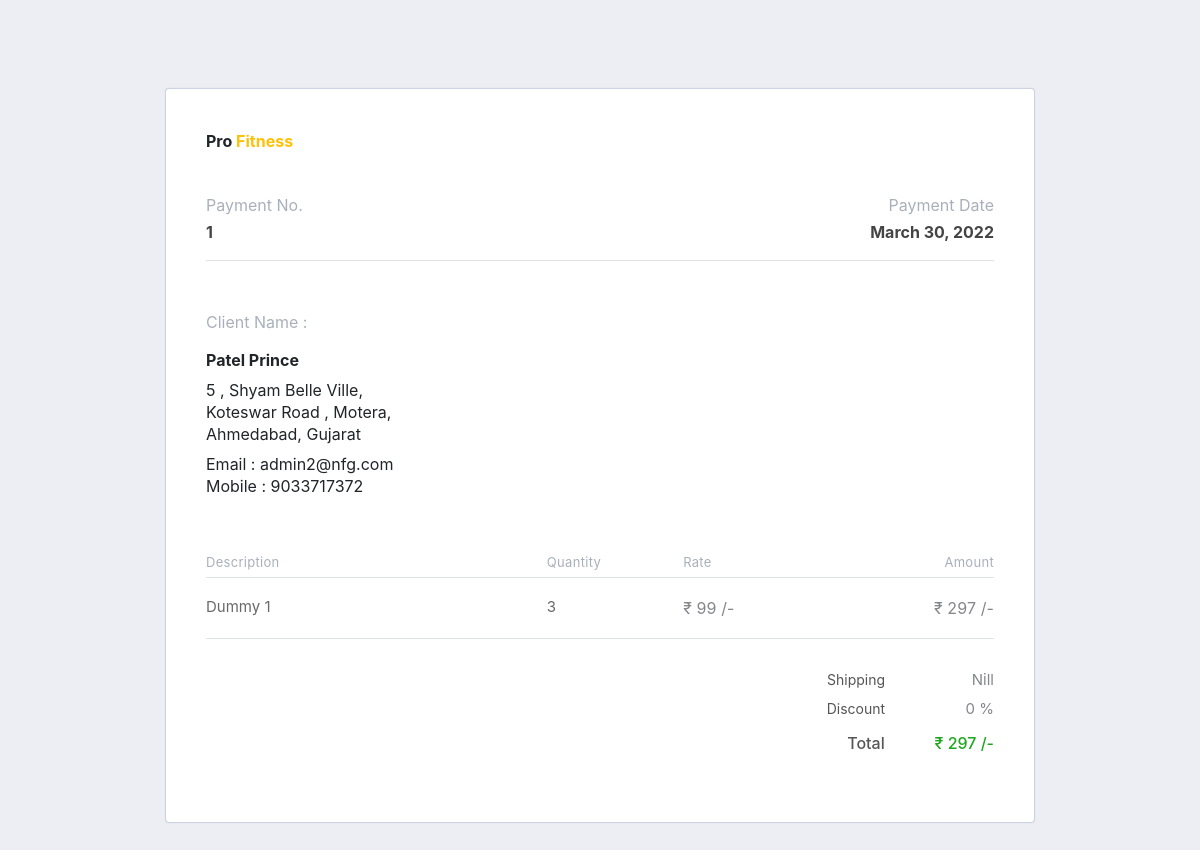
The app's page /view_bill/1 with its own data.
### fitness/models.py (models this page shows, shortened)
class Order(models.Model):
    id = models.IntegerField(primary_key=True, serialize=False)
    user = models.ForeignKey(User, on_delete=models.CASCADE)
    email = models.EmailField(max_length=254)
    mobile = models.CharField(max_length=10)
    order_Items = jsonfield.JSONField()
    itemLen = jsonfield.JSONField()
    price = jsonfield.JSONField()
    amount = models.IntegerField(default=0)
    address1 = models.CharField(max_length=200)
    address2 = models.CharField(max_length=200)
    city = models.CharField(max_length=50)
    state = models.CharField(max_length=50)
    zip = models.CharField(max_length=15)
    payment_method = models.CharField(max_length=15, default="COD")
    date = models.DateField(auto_now=True , auto_now_add=False)

### fitness/views.py (the view)
# urls.py: path('view_bill/<int:id>', views.view_bill, name="View Bill"),
def view_bill(request, id):
    bill = Order.objects.get(id=id)
    item = []
    for i in bill.order_Items:
        item.append(i)
    itemLen = []
    for i in bill.itemLen:
        itemLen.append(i)
    price = []
    for i in bill.price:
        price.append(i)
    data = zip(item, itemLen, price)
    return render(request, 'view_bill.html', context={'bill': bill, 'data': data})

### templates/view_bill.html (shortened to what this page needs)
{% load static %}
<!DOCTYPE html>
<html lang="en">
       <head>
              <link rel="stylesheet" href="{% static 'bootstrap/css/bootstrap.min.css' %}">
              <link rel="stylesheet" href="{% static 'font-awesome/css/all.css' %}">
              <link rel="stylesheet" href="{% static 'css/style.css' %}">
       </head>
       <body>
              <div class="receipt-content py-5">
                     <div class="container bootstrap snippets bootdey">
                            <div class="row">
                                   <div class="col-md-12">
                                          <div class="invoice-wrapper" id="invoice">
                                                 <p class="t-30 logo-text font-weight-bold">Pro <span class="text-warning">Fitness</span></p>
                                                 <div class="payment-info border-bottom pb-3">
                                                        <div class="row">
                                                               <div class="col-sm-6">
                                                                      <span>Payment No.</span>
                                                                      <strong>{{bill.id}}</strong>
                                                               </div>
                                                               <div class="col-sm-6 text-right">
                                                                      <span>Payment Date</span>
                                                                      <strong>{{bill.date}}</strong>
                                                               </div>
                                                        </div>
                                                 </div>
                                                 <div class="payment-details">
                                                        <div class="row">
                                                               <div class="col-sm-6">
                                                                      <span class="pb-3">Client Name : </span>
                                                                      <strong>
                                                                             {{bill.user.first_name}}
                                                                             {{bill.user.last_name}}
                                                                      </strong>
                                                                      <p class="my-2">
                                                                             {{bill.address1}},<br>
                                                                             {{bill.address2}},<br>
                                                                             {{bill.city}},
                                                                             {{bill.state}}
                                                                      </p>
                                                                      <p>Email : {{bill.email}} <br> Mobile : {{bill.mobile}}</p>
                                                               </div>
                                                        </div>
                                                 </div>
                                                 <div class="line-items">
                                                        <div class="headers clearfix border-bottom">
                                                               <div class="row">
                                                                      <div class="col-md-5">Description</div>
                                                                      <div class="col-md-2">Quantity</div>
                                                                      <div class="col-md-2">Rate</div>
                                                                      <div class="col-md-3 text-right">Amount</div>
                                                               </div>
                                                        </div>
                                                        <div class="items border-bottom">
                                                               {% for a , b , c in data %}
                                                               <div class="row item ">
                                                                      <div class="col-md-5 desc">
                                                                             {{a}}
                                                                      </div>
                                                                      <div class="col-md-2 qty">
                                                                             {{b}}
                                                                      </div>
                                                                      <div class="col-md-2 amount">
                                                                             ₹ {{c}} /-
                                                                      </div>
                                                                      <div class="col-md-3 amount text-right">
                                                                             ₹ {% widthratio b 1 c%} /-
                                                                      </div>
                                                               </div>
                                                               {% endfor %}
                                                        </div>
                                                        <div class="total text-right">
                                                               <div class="field">
                                                                      Shipping <span>Nill</span>
                                                               </div>
                                                               <div class="field">
                                                                      Discount <span>0 %</span>
                                                               </div>
                                                               <div class="field grand-total">
                                                                      Total <span>₹ {{bill.amount}} /-</span>
                                                               </div>
                                                        </div>
                                                 </div>
                                          </div>
                                   </div>
                            </div>
                     </div>
              </div>
       </body>
</html>

### static/css/style.css (style rules this page uses)
* { margin: 0; padding: 0; box-sizing: border-box; }

### templates/view_bill.html (style rules this page uses)
.receipt-content .invoice-wrapper { background: #FFF; border: 1px solid #CDD3E2; box-shadow: 0px 0px 1px #CCC; padding: 40px 40px 60px; margin-top: 40px; border-radius: 4px; }
.receipt-content .invoice-wrapper .payment-details span { color: #A9B0BB; display: block; }
.receipt-content { background: #ECEEF4; }
@media (min-width: 1200px) { .receipt-content .container { width: 900px; } }
.receipt-content .invoice-wrapper .payment-info { margin-top: 25px; padding-top: 15px; }
.receipt-content .invoice-wrapper .payment-info span { color: #A9B0BB; }
.receipt-content .invoice-wrapper .payment-info strong { display: block; color: #444; margin-top: 3px; }
.receipt-content .invoice-wrapper .payment-details { margin-top: 30px; padding-top: 20px; line-height: 22px; }
.receipt-content .invoice-wrapper .line-items { margin-top: 40px; }
.receipt-content .invoice-wrapper .line-items .headers { color: #A9B0BB; font-size: 13px; letter-spacing: .3px; padding-bottom: 4px; }
.receipt-content .invoice-wrapper .line-items .items { margin-top: 8px; padding-bottom: 8px; }
.receipt-content .invoice-wrapper .line-items .items .item { padding: 10px 0; color: #696969; font-size: 15px; }
.receipt-content .invoice-wrapper .line-items .items .item .amount { letter-spacing: 0.1px; color: #84868A; font-size: 16px; }
.receipt-content .invoice-wrapper .line-items .total { margin-top: 30px; }
.receipt-content .invoice-wrapper .line-items .total .field { margin-bottom: 7px; font-size: 14px; color: #555; }
.receipt-content .invoice-wrapper .line-items .total .field.grand-total { margin-top: 10px; font-size: 16px; font-weight: 500; }
.receipt-content .invoice-wrapper .line-items .total .field.grand-total span { color: #20A720; font-size: 16px; }
.receipt-content .invoice-wrapper .line-items .total .field span { display: inline-block; margin-left: 20px; min-width: 85px; color: #84868A; font-size: 15px; }

### records on screen
Order: id "1", date "March 30, 2022", user.first_name "Patel", user.last_name "Prince", address1 "5 , Shyam Belle Ville", address2 "Koteswar Road , Motera", city "Ahmedabad", state "Gujarat", email "admin2@nfg.com", mobile "9033717372", amount "297"

### other values on screen
{{ a }} "Dummy 1"
{{ b }} "3"
{{ c }} "99"
